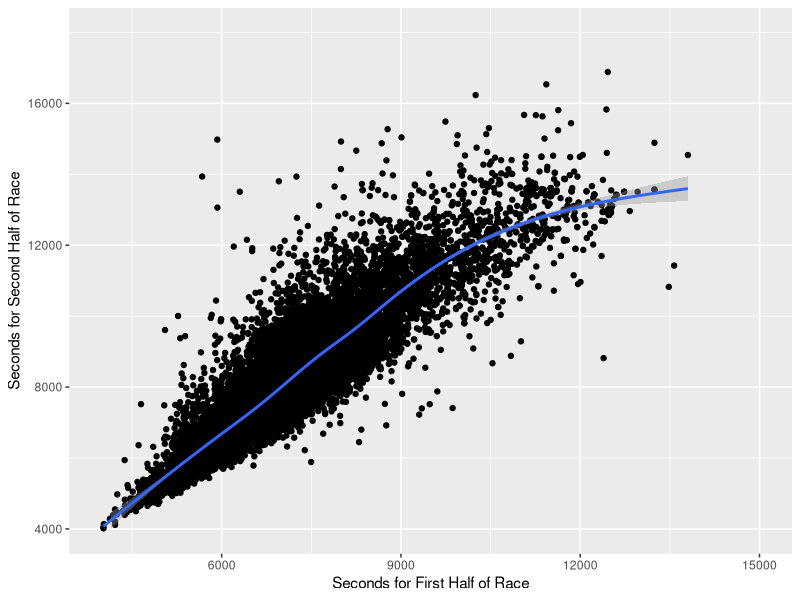
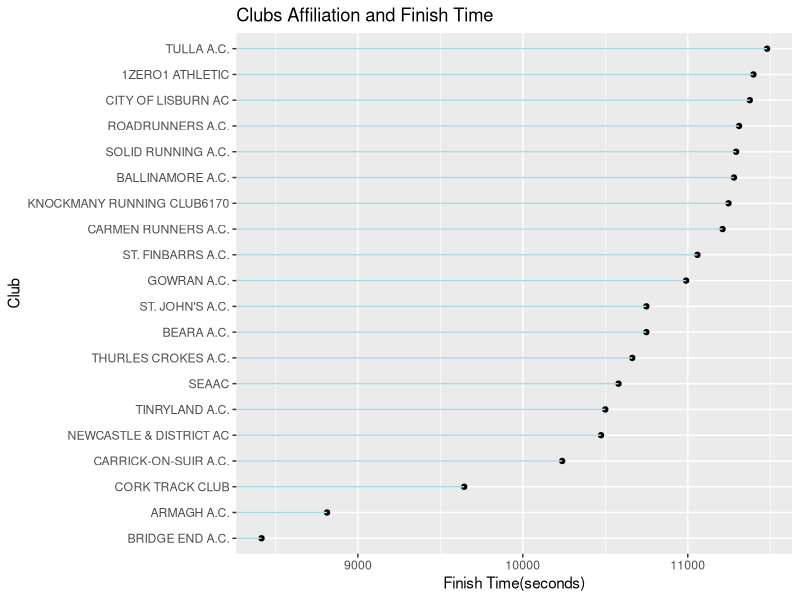
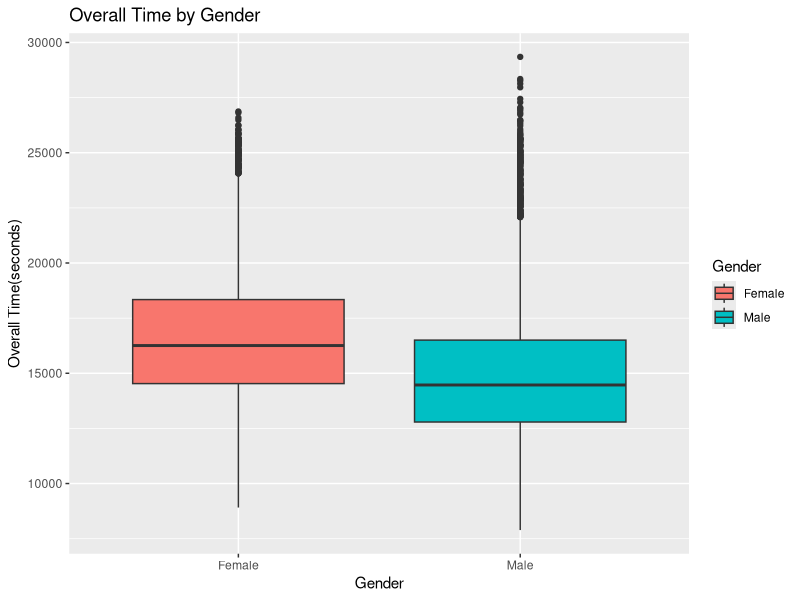
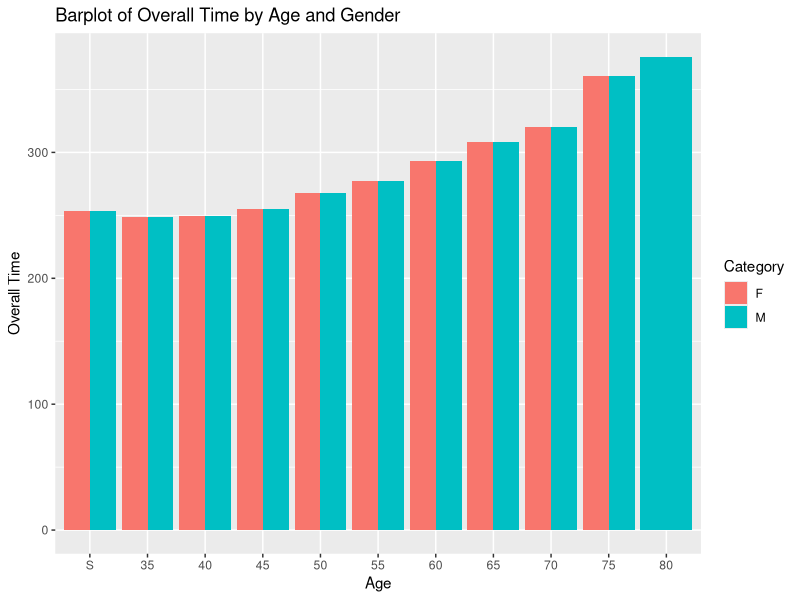
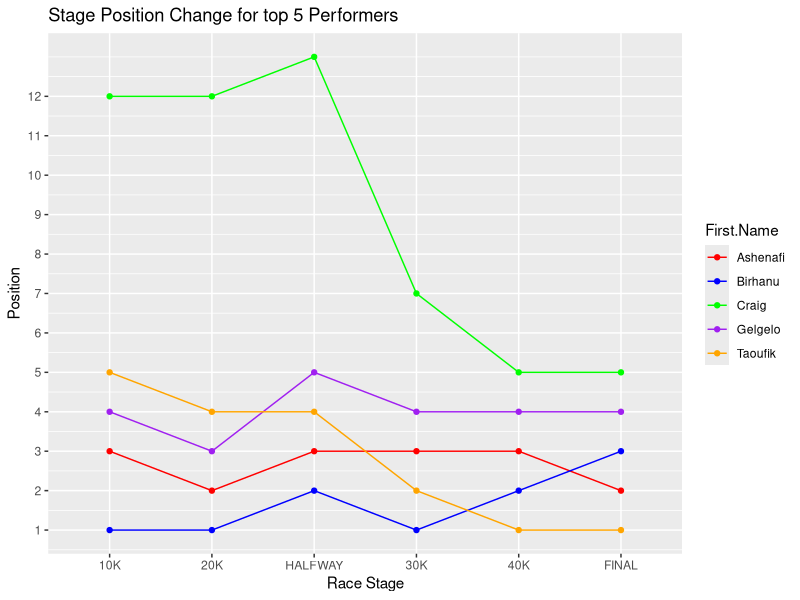

These figures' R source, in order:
## ---- chunk 1
knitr::opts_chunk$set(echo = TRUE)
## ---- chunk 2
library(dplyr)
library(tidyverse)
library(ggplot2)
library(GGally)

# Load DataSet
marathon_data <- read.csv('dublin2022marathon.csv')

# Identify columns with missing values
missing_cols <- colnames(marathon_data)[colSums(is.na(marathon_data)|
                                                  marathon_data == "") > 0]

# Fill missing value Club column with UNKNOWN value to avoid data discrepancy
marathon_data$Club <- ifelse(is.na(marathon_data$Club) | 
                               marathon_data$Club == "" | 
                               marathon_data$Club == " ", "UNKNOWN",
                             marathon_data$Club)

# Remove uninformative columns
marathon_data <- select(marathon_data, -c("Photo", "YouTube", "Share",
                                          "Chip.Time", "Chip.Position"))

# Move values with DNF (did not finish) data as a different dataset to investigate further based on age and gender on why they were not able to finish the marathon
dnf_rows <- apply(marathon_data, 1, function(row) any(row == "DNF"))
dnf_data <- marathon_data[dnf_rows, ]

# Remove DNF values from dataset
marathon_data <- marathon_data[!dnf_rows, ]

# Check for any duplicated values
columns_to_check <- c("First.Name", "Surname", "Gender", "Gender.Position",
                      "Category", "Category.Position", "Club",
                      "Overall.Position")

duplicate_rows <- duplicated(marathon_data[, columns_to_check])
duplicate_data <- marathon_data[duplicate_rows, ]

# Remove rows with missing values - only around 500 entries
missing_rows <- apply(marathon_data, 1,
                      function(row) any(is.na(row) | row == ""))
missing_data <- marathon_data[missing_rows, ]

marathon_data <- marathon_data[!missing_rows, ]
## ---- chunk 3

marathon_data$Gender <- as.factor(marathon_data$Gender)
marathon_data <- marathon_data |>
  mutate(
    FinalInSec = period_to_seconds(hms(Gun.Time)),
    MidInSec = period_to_seconds(hms(HALFWAY))
    )

marathon_data <- marathon_data |>
  mutate(SecondHalfSec = FinalInSec - MidInSec) 

ggplot(marathon_data, 
       aes(x=MidInSec, y=SecondHalfSec)) + 
  geom_point() +
  geom_smooth()+
  scale_x_continuous(limits = c(4000, 15000)) + 
  scale_y_continuous(limits = c(4000, 18000)) + 
  xlab("Seconds for First Half of Race") + 
  ylab("Seconds for Second Half of Race")

pval<-t.test(marathon_data$MidInSec, marathon_data$SecondHalfSec, 
          paired = T)$p.value
## ---- chunk 4

club_summary <- marathon_data %>%
  group_by(Club) %>%
  summarise(
    MeanOverall = mean(FinalInSec, na.rm = TRUE),
    MedianOverall = median(FinalInSec, na.rm = TRUE),
    MinOverall = min(FinalInSec, na.rm = TRUE),
    MaxOverall = max(FinalInSec, na.rm = TRUE)
  )

top_clubs <- club_summary %>%
  arrange(MedianOverall) %>%
  slice_head(n = 20) 

# Visualize relationship between Club Affiliation and Overall Time
ggplot(top_clubs, aes(x = reorder(Club, MedianOverall), y = MedianOverall)) +
  geom_point() +
  geom_segment(aes(xend = fct_reorder(Club, MedianOverall)), yend = 0, col = "lightblue") +
  labs(title = "Clubs Affiliation and Finish Time") +
  xlab("Club")+ ylab("Finish Time(seconds)")+
  coord_flip()

filtered_data <- marathon_data %>%
  filter(Club != "UNKNOWN")%>%
  select(Club, FinalInSec)

anova_result <- aov(FinalInSec ~ Club, data = filtered_data)
a<-summary(anova_result)
a1<-cor.test(club_summary$MeanOverall, club_summary$MedianOverall)
## ---- chunk 5

t<-t.test(FinalInSec ~ Gender, data = marathon_data)

ggplot(marathon_data, aes(x = Gender, y = FinalInSec,fill = Gender)) +
  geom_boxplot() +
  labs(title = "Overall Time by Gender",
       x = "Gender",
       y = "Overall Time(seconds)")
## ---- chunk 6

marathon_data<- marathon_data |>
 select(1:21) |>
separate(Category,into=c('Category','Age'),sep=1)
 
marathon_data <- marathon_data |>
  mutate(
    FinalInMins = period_to_seconds(hms(Gun.Time))/60)

# Summarize data by Age_Category
summary_by_age <- marathon_data %>%
  group_by(Age) %>%
  reframe(
    Category,
    Mean_Time = mean(FinalInMins, na.rm = TRUE),
    Median_Time = median(FinalInMins, na.rm = TRUE),
    SD_Time = sd(FinalInMins, na.rm = TRUE),
    Total_Participants = n()
  )

# Visualize Performance Metrics
ggplot(summary_by_age, aes(x = factor(Age, levels = c('S','35','40','45','50','55','60','65','70','75','80')), 
                           y = Mean_Time, fill = Category)) +
  geom_bar(stat = "identity", position = "dodge") +
  labs(title = "Barplot of Overall Time by Age and Gender",
       x = "Age",
       y = "Overall Time") 

## ---- chunk 7
marathon_data<- marathon_data |>
  mutate(Overall.Position=as.numeric(Overall.Position))

top_three_performers <- marathon_data %>%
  arrange(Overall.Position) %>%
  head(5) %>% 
  mutate(across(starts_with(c("Overall.Position", "Stage.Position")),
                as.character)) %>%
  pivot_longer(cols = starts_with(c("Stage.Position", "Overall.Position")),
               names_to = "Stage",
               values_to = "Position") %>%
  mutate(Stage = forcats::fct_inorder(Stage),
         Position = as.numeric(Position))  

ggplot(top_three_performers, aes(x = Stage, y = Position, 
                                color = First.Name, 
                                group = paste(First.Name, Surname))) +
  geom_line() +
  geom_point() +
  labs(x = "Race Stage",
       y = "Position",
       title = "Stage Position Change for top 5 Performers") +
  scale_color_manual(values = c("red", "blue", "green", "purple", "orange")) +
  scale_x_discrete(labels = c("10K", "20K", "HALFWAY", "30K", "40K", "FINAL")) +
  scale_y_continuous(breaks =seq(1,12,1))

